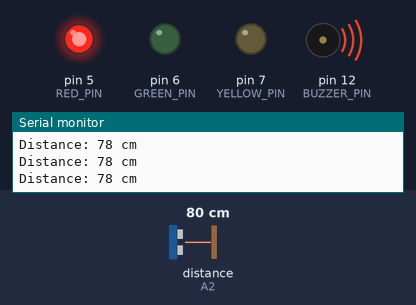
A sketch run on a simulated Arduino Uno, built with avr-gcc and run on an emulated ATmega328P. On the bench: output pins drawn as LEDs (lit = HIGH), buzzer (waves = sounding), the last lines printed to the serial monitor. Wiring (inferred from the names in the program): ultrasonic range finder: trigger A1; echo A2. The inputs (shaded band) are chosen by the test bench; at power-on: distance to the obstacle (sensor on A2) 80 cm. The echo pulse lasts 58.3 µs per cm; pins used as bus, display or sensor lines are not drawn.

Above: at 1.02 s.
1.3 s: distance to the obstacle (sensor on A2) set to 27 cm
4.3 s: distance to the obstacle (sensor on A2) set to 21 cm
At 4.65 s:
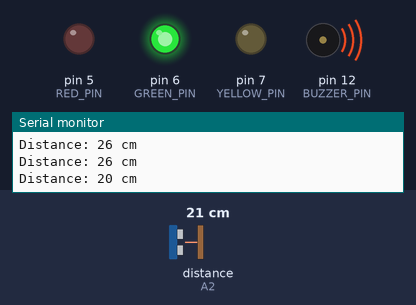
7.3 s: distance to the obstacle (sensor on A2) set to 19 cm
10.3 s: distance to the obstacle (sensor on A2) set to 16 cm
At 10.69 s:
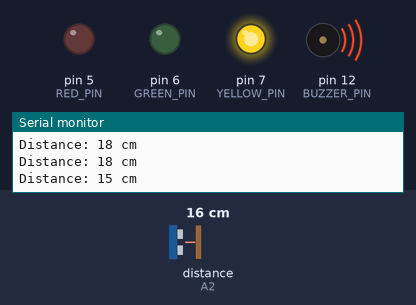
13.3 s: distance to the obstacle (sensor on A2) set to 18 cm
At 13.4 s:
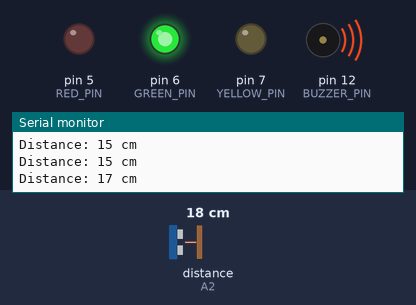
16.3 s: distance to the obstacle (sensor on A2) set to 2 cm
At 16.42 s:
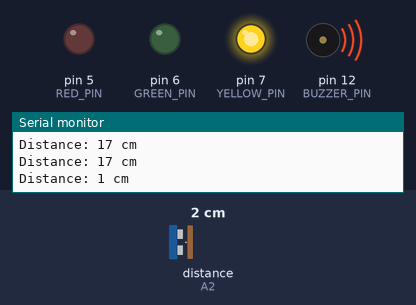
Timing chart, 0 to 20.3 s (numbered marks = the images above; inputs shaded):
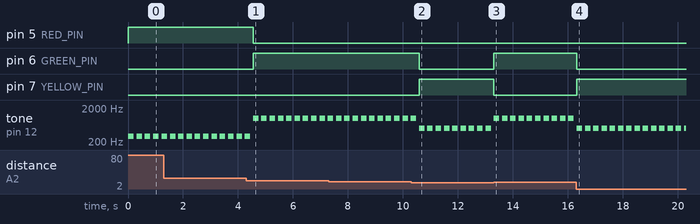

The sketch:

48_DistanceBasedSoundFeedback.ino
```cpp
#define TRIG_PIN A1
#define ECHO_PIN A2
#define BUZZER_PIN 12
#define RED_PIN 5
#define GREEN_PIN 6
#define YELLOW_PIN 7

// Target distance in cm
const int targetDistance = 20;
const int tolerance = 3; // +/- range allowed

long readDistance() {
  digitalWrite(TRIG_PIN, LOW);
  delayMicroseconds(2);
  digitalWrite(TRIG_PIN, HIGH);
  delayMicroseconds(10);
  digitalWrite(TRIG_PIN, LOW);

  long duration = pulseIn(ECHO_PIN, HIGH);
  long distance = duration * 0.034 / 2;
  return distance;
}

void setup() {
  pinMode(TRIG_PIN, OUTPUT);
  pinMode(ECHO_PIN, INPUT);
  pinMode(BUZZER_PIN, OUTPUT);
  pinMode(RED_PIN, OUTPUT);
  pinMode(GREEN_PIN, OUTPUT);
  pinMode(YELLOW_PIN, OUTPUT);

  Serial.begin(9600);
}

void setColor(int r, int g, int b) {
  analogWrite(RED_PIN, r);
  analogWrite(GREEN_PIN, g);
  analogWrite(YELLOW_PIN, b);
}

void playTone(int freq, int duration) {
  tone(BUZZER_PIN, freq, duration);
}

void loop() {
  long distance = readDistance();
  Serial.print("Distance: ");
  Serial.print(distance);
  Serial.println(" cm");

  if (distance >= (targetDistance - tolerance) && distance <= (targetDistance + tolerance)) {
    // Correct distance
    setColor(0, 255, 0);   // Green
    playTone(1000, 200);   // High tone
  }
  else if (distance < (targetDistance - tolerance)) {
    // Too close
    setColor(0, 0, 255);   // Blue
    playTone(500, 200);    // Low tone
  }
  else if (distance > (targetDistance + tolerance)) {
    // Too far
    setColor(255, 0, 0);   // Red
    playTone(300, 200);    // Lower tone
  }

  delay(300);
}
```

Measured:
- the behaviour switches between 25 and 24 cm on distance to the obstacle (sensor on A2) (found by bisection; images 0 and 1)
- the behaviour switches between 18 and 17 cm on distance to the obstacle (sensor on A2) (found by bisection; images 1 and 2)
- after the input at 4.3 s, pin 5 (RED_PIN): HIGH → LOW after 0.25 s; pin 6 (GREEN_PIN): LOW → HIGH after 0.25 s
- after the input at 10.3 s, pin 6 (GREEN_PIN): HIGH → LOW after 0.29 s; pin 7 (YELLOW_PIN): LOW → HIGH after 0.29 s
- after the input at 13.3 s, pin 6 (GREEN_PIN): LOW → HIGH at once; pin 7 (YELLOW_PIN): HIGH → LOW at once
- after the input at 16.3 s, pin 6 (GREEN_PIN): HIGH → LOW at once; pin 7 (YELLOW_PIN): LOW → HIGH at once
- by itself, tone on pin 12 (BUZZER_PIN): alternates 500 Hz for 0.20 s and silent for 0.10 s
